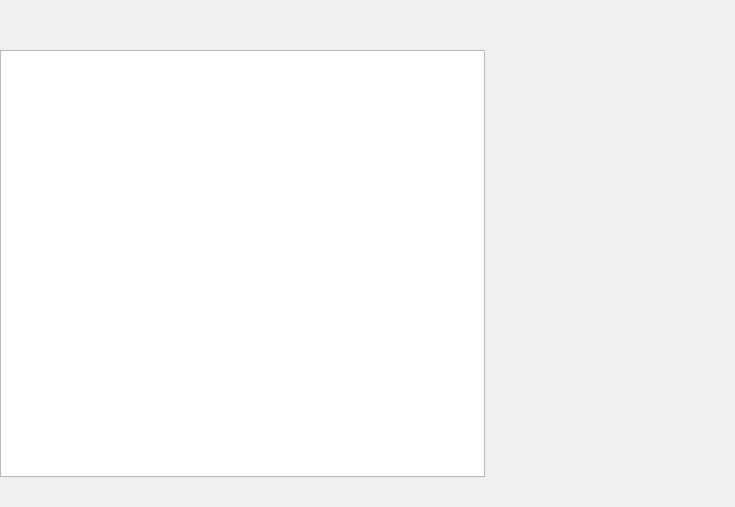
<?xml version="1.0" encoding="UTF-8"?>
<ui version="4.0">
 <class>WorkspaceWidget</class>
 <widget class="QWidget" name="WorkspaceWidget">
  <property name="geometry">
   <rect>
    <x>0</x>
    <y>0</y>
    <width>735</width>
    <height>507</height>
   </rect>
  </property>
  <property name="windowTitle">
   <string>Form</string>
  </property>
  <layout class="QGridLayout" name="gridLayout">
   <property name="leftMargin">
    <number>0</number>
   </property>
   <property name="topMargin">
    <number>0</number>
   </property>
   <property name="rightMargin">
    <number>0</number>
   </property>
   <property name="bottomMargin">
    <number>0</number>
   </property>
   <property name="spacing">
    <number>0</number>
   </property>
   <item row="0" column="0" colspan="2">
    <widget class="QWidget" name="topPanel" native="true">
     <property name="minimumSize">
      <size>
       <width>0</width>
       <height>50</height>
      </size>
     </property>
    </widget>
   </item>
   <item row="1" column="0">
    <widget class="Scene" name="scene"/>
   </item>
   <item row="1" column="1">
    <widget class="QWidget" name="pluginPanel" native="true">
     <property name="minimumSize">
      <size>
       <width>250</width>
       <height>0</height>
      </size>
     </property>
    </widget>
   </item>
   <item row="2" column="0" colspan="2">
    <widget class="QWidget" name="bottomPanel" native="true">
     <property name="minimumSize">
      <size>
       <width>0</width>
       <height>30</height>
      </size>
     </property>
    </widget>
   </item>
  </layout>
 </widget>
 <customwidgets>
  <customwidget>
   <class>Scene</class>
   <extends>QGraphicsView</extends>
   <header>src/Application/ImageKitUI/UI/Scene/Scene.h</header>
  </customwidget>
 </customwidgets>
 <resources/>
 <connections/>
</ui>
